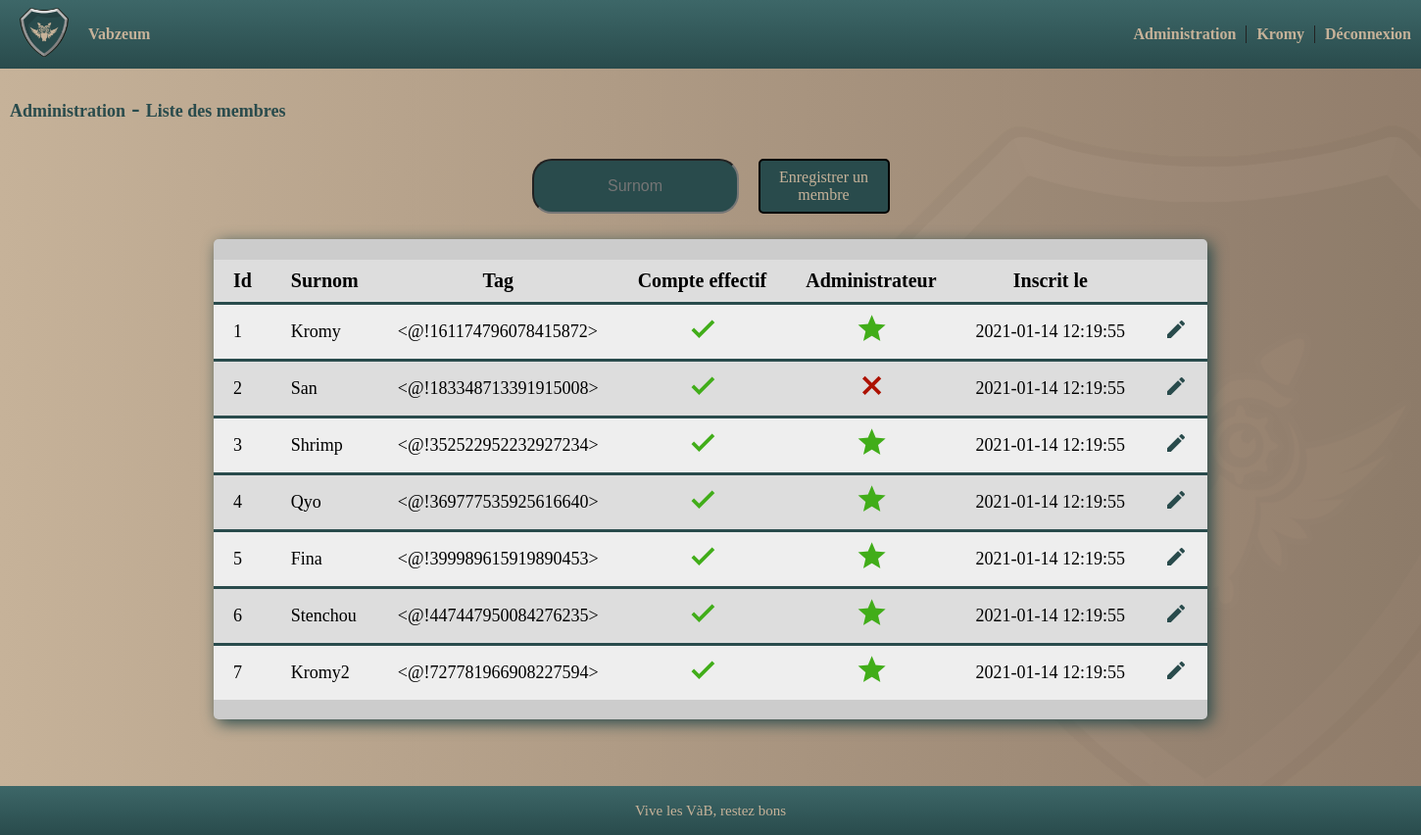
Page /admin/members_list (signed in) on the committed database.
### db.py (models this page shows)
class discord_user_datas(UserMixin, dba.Model):
    id = dba.Column(dba.Integer, primary_key=True)
    nickname = dba.Column(dba.String(30), unique=True)
    tag = dba.Column(dba.String(50), unique=True)
    password = dba.Column(dba.String(100), unique=True)
    effective = dba.Column(dba.Integer, unique=True)
    admin = dba.Column(dba.Integer, unique=True)
    created = dba.Column(dba.DateTime, unique=True)

### app.py (the view)
@app.route('/admin/members_list')
@login_required
@is_admin
def members_list():
    members = discord_user_datas.query.all()
    return render_template('admin/members_list.html', members=members)

### app.py (called while the page is built)
@login_manager.user_loader
def load_user(user_id):
    return discord_user_datas.query.get(int(user_id))

def is_admin(f):
    @wraps(f)
    def decorated_fct(*args, **kwargs):
        if not current_user.admin:
            return redirect(url_for('index'))
        return f(*args, **kwargs)
    return decorated_fct

### templates/admin/members_list.html (shortened to what this page needs)
{% extends 'layout.html' %}
{% block content %}
    <div class=" justify-content-start align-items-start">
        <h1 class="p-3" style="color: #294B4C">
            <a style="color: #294B4C" href="{{ url_for('admin') }}">Administration</a> -
            <a style="color: #294B4C" href="{{ url_for('members_list') }}">{% block title %}Liste des
                membres{% endblock %}</a>
        </h1>
    </div>
    <div class="d_flex" style="justify-content: center">
        <input class="spaced_div search-input" id="search_nickname" type="text" name=""
               placeholder="Surnom">
        <a class="spaced_div disable_link vab_button" href="{{ url_for('create_member') }}">Enregistrer un
            membre</a>
    </div>
    <div class="vab_box_shadow table table_alternate">
        <table>
            <p style="height: 5px"></p>
            <tr id="members_list_title">
                <td class=" td_title vab-blue-b-tb"><p class="text_20px">Id</p></td>
                <td class=" td_title vab-blue-b-tb"><p class="text_20px">Surnom</p></td>
                <td class=" td_title vab-blue-b-tb"><p class="text_20px">Tag</p></td>
                <td class=" td_title vab-blue-b-tb"><p class="text_20px">Compte effectif</p></td>
                <td class=" td_title vab-blue-b-tb"><p class="text_20px">Administrateur</p></td>
                <td class=" td_title vab-blue-b-tb"><p class="text_20px">Inscrit le</p></td>
                <td class=" td_title vab-blue-b-tb"></td>
            </tr>
            {% for member in members %}
                <tr id="member_list_tr_{{ member.id }}">
                    <td id="member_id" class="vab-blue-b-tb "><p class="text_18px">{{ member.id }}</p></td>
                    <td id="member_nickname" class="vab-blue-b-tb "
                        style="text-align: left"><p class="text_18px">{{ member.nickname }}</p></td>
                    <td id="member_tag" class="vab-blue-b-tb "><p class="text_18px">{{ member.tag }}</p></td>
                    <td id="member_effective" class="vab-blue-b-tb  t-center"><p
                            class="text_18px">
                        <i class="icon {% if member.effective == 1 %}green{% else %}red{% endif %} material-icons">
                            {% if member.effective == 1 %}done{% else %}close{% endif %}</i>
                    </p>
                    </td>
                    <td id="member_admin" class="vab-blue-b-tb  t-center">
                        <i class="icon {% if member.admin == 1 %}green{% else %}red{% endif %} material-icons">
                            {% if member.admin == 1 %}star{% else %}close{% endif %}</i></td>
                    <td id="member_nickname" class="vab-blue-b-tb "
                        style="text-align: left"><p class="text_18px">{{ member.created }}</p></td>
                    <td class="text_18px vab-blue-b-tb  t-center"><a
                            href="{{ url_for('modify_member', id=member.id) }}"
                            style="color: #294B4C">
                        <i class="material-icons">
                        </i>
                    </a></td>
                </tr>
            {% endfor %}
        </table>
    </div>
{% endblock %}

### templates/layout.html (shortened to what this page needs)
<!doctype html>
<html lang="en">
<head>
    <link rel="stylesheet" href="/static/css/style.css">
    <link rel="stylesheet" href="/static/css/searchbar.css">
    <link rel="stylesheet" href="/static/css/sidebars.css">
    <link rel="stylesheet" href="/static/css/media.css">
    <link rel="stylesheet" href="/static/css/element.css">
</head>
<body>
<div class="admin">
    <div class="header navbar bg_gradiant_blue_vab">
        <div class="left_navbar_content">
            <a class="" href="{{ url_for('index') }}">
                <img class="blason_vab" src="/static/src/blason.png">
            </a>
            <a class="nav_link" href="{{ url_for('vabzeum') }}">Vabzeum</a>
        </div>
        <div class="right_navbar_content">
            {% if current_user.is_authenticated and current_user.admin %}
                <a class="nav_link border_right" href="{{ url_for('admin') }}">Administration</a>
            {% endif %}
            {% if current_user.is_authenticated %}
                <a class="nav_link border_right" href="#">{{ current_user.nickname }}</a>
            {% else %}
                <a class="nav_link" href="{{ url_for('login') }}">Connexion</a>
            {% endif %}
            {% if current_user.is_authenticated %}
                <a class="nav_link" href="{{ url_for('logout') }}">Déconnexion</a>
            {% endif %}
        </div>
    </div>
    <div class="main_div">
        {% block content %} {% endblock %}
    <p class="col-white-vab">_</p>
    <p class="col-white-vab">_</p>
    </div>
    <footer class="footer bg_gradiant_blue_vab d_flex" style="justify-content: space-around; align-items: center">
        <p class="text_15px col-white-vab">Vive les VàB, restez bons</p>
    </footer>
</div>
</body>
</html>

### static/css/style.css (style rules this page uses)
:root { --select-border: #777; --select-focus: blue; --select-arrow: var(--select-border); }
.main_div { width: 100%; height: fit-content; }
.bg_gradiant_blue_vab { background-image: linear-gradient(to bottom, #3D6768, #294B4C); }
.t-center { text-align: center; }
.col-white-vab { color: #C6B299; }
.d_flex { display: flex; }
.vab-blue-b-tb { border-top: #294B4C solid; }
.td_title { border-top: none; font-weight: bold; text-align: center; }
.vab_button { width: 130px; color: #C6B299; background-color: #294B4C; border: 2px #000000 solid; padding: 8px 0px; text-align: center; text-decoration: none; display: inline-block; font-size: 16px; border-radius: 5px; margin: 4px; }
.spaced_div { margin: 10px; }
.vab_box_shadow { box-sizing: border-box; background-color: #cccccc; border-radius: 5px; box-shadow: 4px 4px 16px #294B4C; width: fit-content; height: fit-content; margin: auto; }
.table { border-spacing: 0px; border-collapse: collapse; margin-bottom: 50px; padding-bottom: 20px; }
.table_alternate tr:nth-child(odd) { background-color: #dddddd; border-radius: 5px; }
.table_alternate tr:nth-child(even) { border-radius: 5px; background-color: #eeeeee; }
.table tr td { padding: 10px 20px 10px 20px; }
.text_20px { font-size: 20px; margin: 0; !important; }
.text_18px { font-size: 18px; margin: 0; }
.text_15px { font-size: 15px; margin: 0; }
.red { color: #ad1100; }
.green { color: #41ad19; }
.icon { font-weight: bolder !important; font-size: 30px !important; }

### static/css/searchbar.css (style rules this page uses)
.search-input { color: #C6B299; background: #294B4C; border-radius: 20px; padding: 0; color: white; font-size: 16px; transition: 0.4s; line-height: 40px; text-align: center; }

### static/css/sidebars.css (style rules this page uses)
.admin { min-height:100%; position: relative; margin:0 auto; width: 100%; }
.footer { position:absolute; bottom: 0px; width:100%; height: 50px; background-color: #294B4C; }
.navbar { width: 100%; height: 70px; box-sizing: border-box; align-content: center; align-items: center; display: flex; justify-content: space-between; min-width: 600px; }
.left_navbar_content { height: 100%; display: flex; padding-left: 10px; align-items: center; }
.right_navbar_content { height: 100%; display: flex; align-content: flex-end; align-items: center; }
.nav_link { padding-left: 10px; padding-right: 10px; width: 100%; text-decoration: none; color: #C6B299; font-family: Verdana; font-weight: bold; }
.blason_vab { padding: 10px; width: 50px; height: 50px; }
.border_right { border-right: #222222 1px solid; }

### static/css/element.css (style rules this page uses)
html, body { height: 100%; margin: 0; padding: 0; }
body { position: relative; min-height: 100%; height: 100%; width: 100%; margin: 0; background-image: linear-gradient(to right, #C6B299, #917D6B); font-family: Verdana; display : table; }
h1 { font-size: 25px; color: #294B4C; padding: 10px; }
h1 a { font-size: 25px; color: #294B4C; text-decoration: none; font-size: 18px; }
input { font-size: 18px; }
table { border-collapse: collapse; }

### rows in the picture
discord_user_datas: nickname "Kromy", id "1", tag "<@!161174796078415872>", effective 1 (drawn), admin 1 (drawn), created "2021-01-14 12:19:55"
discord_user_datas: id "2", nickname "San", tag "<@!183348713391915008>", effective 1 (drawn), admin 0 (drawn), created "2021-01-14 12:19:55"
discord_user_datas: id "3", nickname "Shrimp", tag "<@!352522952232927234>", effective 1 (drawn), admin 1 (drawn), created "2021-01-14 12:19:55"
discord_user_datas: id "4", nickname "Qyo", tag "<@!369777535925616640>", effective 1 (drawn), admin 1 (drawn), created "2021-01-14 12:19:55"
discord_user_datas: id "5", nickname "Fina", tag "<@!399989615919890453>", effective 1 (drawn), admin 1 (drawn), created "2021-01-14 12:19:55"
discord_user_datas: id "6", nickname "Stenchou", tag "<@!447447950084276235>", effective 1 (drawn), admin 1 (drawn), created "2021-01-14 12:19:55"
discord_user_datas: id "7", nickname "Kromy2", tag "<@!727781966908227594>", effective 1 (drawn), admin 1 (drawn), created "2021-01-14 12:19:55"
